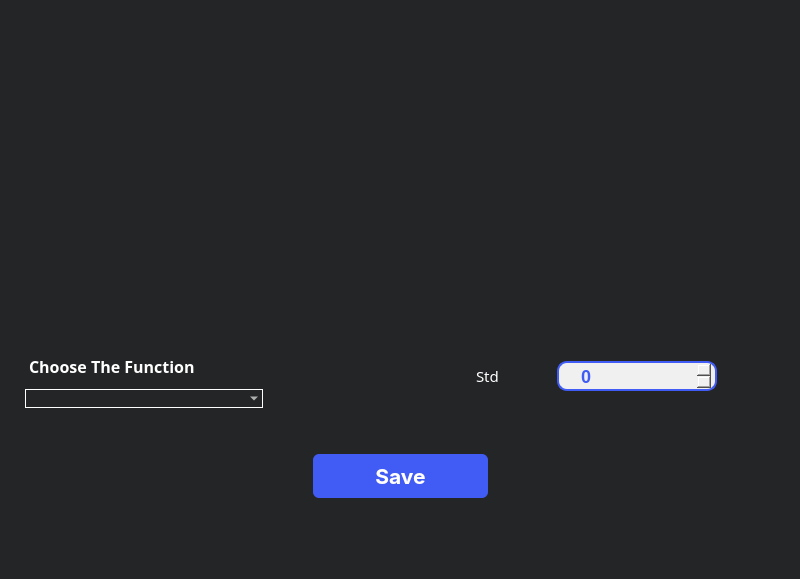
<?xml version="1.0" encoding="UTF-8"?>
<ui version="4.0">
 <class>MainWindow</class>
 <widget class="QMainWindow" name="MainWindow">
  <property name="geometry">
   <rect>
    <x>0</x>
    <y>0</y>
    <width>800</width>
    <height>579</height>
   </rect>
  </property>
  <property name="windowTitle">
   <string>MainWindow</string>
  </property>
  <property name="styleSheet">
   <string notr="true">background-color: #242526;
</string>
  </property>
  <widget class="QWidget" name="centralwidget">
   <layout class="QGridLayout" name="gridLayout">
    <item row="0" column="0">
     <layout class="QVBoxLayout" name="verticalLayout_3" stretch="4,0,1,1,0">
      <property name="topMargin">
       <number>30</number>
      </property>
      <item>
       <layout class="QHBoxLayout" name="horizontalLayout_3">
        <item>
         <widget class="PlotWidget" name="smoothingGraph1" native="true">
          <property name="styleSheet">
           <string notr="true">border-radius: 6px;
background: rgba(74, 74, 74, 0);</string>
          </property>
         </widget>
        </item>
       </layout>
      </item>
      <item>
       <spacer name="verticalSpacer_3">
        <property name="orientation">
         <enum>Qt::Vertical</enum>
        </property>
        <property name="sizeHint" stdset="0">
         <size>
          <width>20</width>
          <height>40</height>
         </size>
        </property>
       </spacer>
      </item>
      <item>
       <layout class="QHBoxLayout" name="horizontalLayout_2" stretch="1,1">
        <property name="spacing">
         <number>6</number>
        </property>
        <property name="topMargin">
         <number>30</number>
        </property>
        <property name="bottomMargin">
         <number>30</number>
        </property>
        <item>
         <layout class="QVBoxLayout" name="verticalLayout" stretch="0,0,0">
          <property name="spacing">
           <number>11</number>
          </property>
          <property name="leftMargin">
           <number>16</number>
          </property>
          <property name="rightMargin">
           <number>134</number>
          </property>
          <item>
           <widget class="QLabel" name="functionLabel">
            <property name="sizePolicy">
             <sizepolicy hsizetype="Preferred" vsizetype="Maximum">
              <horstretch>0</horstretch>
              <verstretch>0</verstretch>
             </sizepolicy>
            </property>
            <property name="font">
             <font>
              <family>Overpass SemiBold</family>
              <pointsize>12</pointsize>
              <bold>true</bold>
             </font>
            </property>
            <property name="styleSheet">
             <string notr="true">color:rgb(255, 255, 255);
background: rgba(74, 74, 74, 0);
margin-top: 10px;</string>
            </property>
            <property name="text">
             <string>Choose The Function</string>
            </property>
           </widget>
          </item>
          <item>
           <widget class="QComboBox" name="functionList">
            <property name="styleSheet">
             <string notr="true">QComboBox {
    font-family: &quot;Overpass&quot;;
    font-weight: 600; /* Semibold */
    font-size: 10pt; /* Adjust the font size as needed */
    color: white; /* Set the text color to white */
    border: 1px solid white; /* Set the border to 1px solid white */
background: rgba(74, 74, 74, 0);
	border-radius: 15px;
}

</string>
            </property>
           </widget>
          </item>
          <item>
           <spacer name="verticalSpacer_2">
            <property name="orientation">
             <enum>Qt::Vertical</enum>
            </property>
            <property name="sizeHint" stdset="0">
             <size>
              <width>20</width>
              <height>40</height>
             </size>
            </property>
           </spacer>
          </item>
         </layout>
        </item>
        <item>
         <layout class="QVBoxLayout" name="verticalLayout_2" stretch="0">
          <property name="spacing">
           <number>6</number>
          </property>
          <item>
           <layout class="QHBoxLayout" name="horizontalLayout_7">
            <property name="spacing">
             <number>33</number>
            </property>
            <item>
             <spacer name="horizontalSpacer_6">
              <property name="orientation">
               <enum>Qt::Horizontal</enum>
              </property>
              <property name="sizeHint" stdset="0">
               <size>
                <width>40</width>
                <height>20</height>
               </size>
              </property>
             </spacer>
            </item>
            <item>
             <widget class="QLabel" name="std">
              <property name="sizePolicy">
               <sizepolicy hsizetype="Maximum" vsizetype="Maximum">
                <horstretch>0</horstretch>
                <verstretch>0</verstretch>
               </sizepolicy>
              </property>
              <property name="font">
               <font>
                <family>Overpass SemiBold</family>
                <pointsize>11</pointsize>
                <bold>false</bold>
               </font>
              </property>
              <property name="styleSheet">
               <string notr="true">color:white;
font-weight:10000px;
margin: 5px 0 ;</string>
              </property>
              <property name="text">
               <string>Std    </string>
              </property>
             </widget>
            </item>
            <item>
             <widget class="QSpinBox" name="stdSpinBox">
              <property name="enabled">
               <bool>true</bool>
              </property>
              <property name="styleSheet">
               <string notr="true">/* QSpinBox */
QSpinBox {
    background-color: #f0f0f0; /* Light background color */
    color: #405cf5; /* Dark text color */
    border: 2px solid #405cf5; /* Add a border for a modern look */
    border-radius: 10px; /* Slightly rounder corners */
    padding: 3px 20px; /* Increase padding for spacing */

	margin: 0 5px;
    font-weight: bold;
    font-size: 18px; /* Adjust font size */
    text-align: center;
	height:20px; 
	width: 100px;
}

/* QSpinBox Up Button (on the right) */
QSpinBox::up-button {
	
	image: url(Icons/plus-circle.png);
    border-radius: 50%; /* Round button corners */
    width: 25px;
    height: 25px;
    subcontrol-position: right; /* Place the up-button on the right */
}

/* QSpinBox Down Button (on the left) */
QSpinBox::down-button {
	
	image: url(Icons/minus-circle.png);
    border-radius: 5px; /* Round button corners */
    width: 25px;
    height: 25px;
    subcontrol-position: left; /* Place the down-button on the left */
}

QSpinBox::up-button:hover, QSpinBox::down-button:hover {
    background-color: #9fadfa; /* Change button color on hover */
	 border-radius: 10px;
}
</string>
              </property>
             </widget>
            </item>
            <item>
             <spacer name="horizontalSpacer_3">
              <property name="orientation">
               <enum>Qt::Horizontal</enum>
              </property>
              <property name="sizeType">
               <enum>QSizePolicy::Expanding</enum>
              </property>
              <property name="sizeHint" stdset="0">
               <size>
                <width>40</width>
                <height>20</height>
               </size>
              </property>
             </spacer>
            </item>
           </layout>
          </item>
         </layout>
        </item>
       </layout>
      </item>
      <item>
       <layout class="QHBoxLayout" name="horizontalLayout_4">
        <item>
         <spacer name="horizontalSpacer_7">
          <property name="orientation">
           <enum>Qt::Horizontal</enum>
          </property>
          <property name="sizeHint" stdset="0">
           <size>
            <width>40</width>
            <height>20</height>
           </size>
          </property>
         </spacer>
        </item>
        <item>
         <widget class="QPushButton" name="save">
          <property name="sizePolicy">
           <sizepolicy hsizetype="Minimum" vsizetype="Fixed">
            <horstretch>0</horstretch>
            <verstretch>0</verstretch>
           </sizepolicy>
          </property>
          <property name="font">
           <font>
            <family>-apple-system</family>
            <pointsize>16</pointsize>
            <bold>true</bold>
           </font>
          </property>
          <property name="autoFillBackground">
           <bool>false</bool>
          </property>
          <property name="styleSheet">
           <string notr="true">QPushButton{
  appearance: button;
  backface-visibility: hidden;
  background-color: #405cf5;
  border-radius: 6px;
  border-width: 0;
  box-shadow: rgba(50, 50, 93, .1) 0 0 0 1px inset,rgba(50, 50, 93, .1) 0 2px 5px 0,rgba(0, 0, 0, .07) 0 1px 1px 0;
  box-sizing: border-box;
  color: #fff;
  cursor: pointer;
  font-family: -apple-system,system-ui,&quot;Segoe UI&quot;,Roboto,&quot;Helvetica Neue&quot;,Ubuntu,sans-serif;
  font-size: 100%;
  height: 44px;
  line-height: 1.15;
 margin: 10px 10px;
  outline: none;
  overflow: hidden;
  padding: 0 10px;
  position: relative;
  text-align: center;
  text-transform: none;
  transform: translateZ(0);
  transition: all .2s,box-shadow .08s ease-in;
  touch-action: manipulation;
  width:155px;
}
QPushButton:hover{
background-color: #283999;
}
QPushButton:pressed{
background-color: #1c2973;
}
</string>
          </property>
          <property name="text">
           <string>Save</string>
          </property>
          <property name="iconSize">
           <size>
            <width>25</width>
            <height>25</height>
           </size>
          </property>
          <property name="autoDefault">
           <bool>false</bool>
          </property>
          <property name="default">
           <bool>false</bool>
          </property>
         </widget>
        </item>
        <item>
         <spacer name="horizontalSpacer_8">
          <property name="orientation">
           <enum>Qt::Horizontal</enum>
          </property>
          <property name="sizeHint" stdset="0">
           <size>
            <width>40</width>
            <height>20</height>
           </size>
          </property>
         </spacer>
        </item>
       </layout>
      </item>
      <item>
       <spacer name="verticalSpacer">
        <property name="orientation">
         <enum>Qt::Vertical</enum>
        </property>
        <property name="sizeHint" stdset="0">
         <size>
          <width>20</width>
          <height>40</height>
         </size>
        </property>
       </spacer>
      </item>
     </layout>
    </item>
   </layout>
  </widget>
  <widget class="QMenuBar" name="menubar">
   <property name="geometry">
    <rect>
     <x>0</x>
     <y>0</y>
     <width>800</width>
     <height>22</height>
    </rect>
   </property>
  </widget>
  <widget class="QStatusBar" name="statusbar"/>
 </widget>
 <customwidgets>
  <customwidget>
   <class>PlotWidget</class>
   <extends>QWidget</extends>
   <header>pyqtgraph</header>
   <container>1</container>
  </customwidget>
 </customwidgets>
 <resources/>
 <connections/>
</ui>
